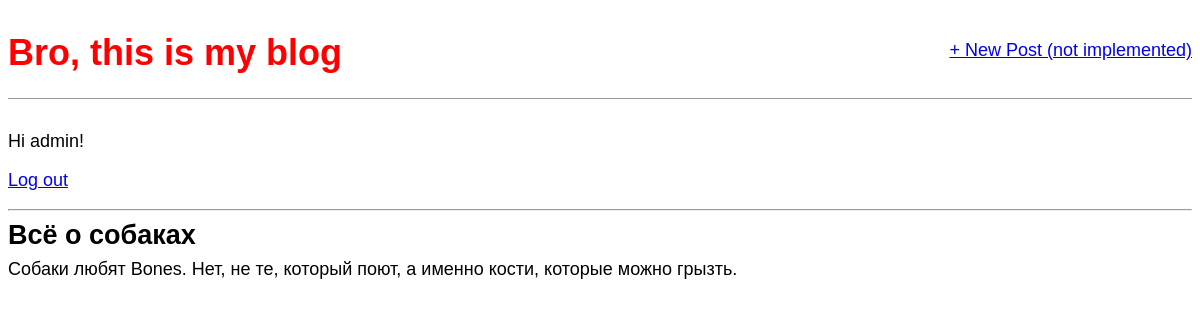
Page /post/2/ (signed in) on the committed database.
### AdminUser/apps/blog/models.py (models this page shows, shortened)
class Post(models.Model):
    title = models.CharField(verbose_name='Заголовок', max_length=200)
    author = models.ForeignKey('auth.User', verbose_name='Автор', on_delete=models.CASCADE,)
    body = models.TextField(verbose_name='Содержание')
    class Meta:
        verbose_name = 'Пост'
        verbose_name_plural = 'Посты'

### AdminUser/apps/blog/views.py (the view)
# urls.py: path('post/<int:pk>/', BlogDetailView.as_view(), name='post'),
class BlogDetailView(DetailView):
    model = Post
    template_name = 'main/post.html'

### AdminUser/templates/main/post.html
{% extends 'main/base.html' %}
{% block content %}
  <div class="post-entry">
    <h2>{{ post.title }}</h2>
    <p>{{ post.body }}</p>
  </div>
{% endblock content %}

### AdminUser/templates/main/base.html (shortened to what this page needs)
{% load static %}
<html>
  <head>
    <link href="{% static 'main/css/base.css' %}" rel="stylesheet">
  </head>
  <body>
    <div>
      <header>
        <div class="nav-left">
          <h1><a href="{% url 'home' %}">Bro, this is my blog</a></h1>
        </div>
        <div class="nav-right">
          <a href="{% url 'home' %}">+ New Post (not implemented)</a>
        </div>
      </header>
      {% if user.is_authenticated %}
        <p>Hi {{ user.username }}!</p>
        <p><a href="{% url 'logout' %}">Log out</a></p>
      {% else %}
        <p>You are not logged in.</p>
        <a>You can </a>
        <a href="{% url 'login' %}">Log In</a>
        <a> or </a>
        <a href="{% url 'signup' %}">Sign Up</a>
      {% endif %}
         <hr />
    {% block content %}
    {% endblock content %}
    </div>
  </body>
</html>

### AdminUser/static/main/css/base.css (style rules this page uses)
body { font-family: 'Source Sans Pro', sans-serif; font-size: 18px; }
header { border-bottom: 1px solid #999; margin-bottom: 2rem; display: flex; }
header h1 a { color: red; text-decoration: none; }
.nav-left { margin-right: auto; }
.nav-right { display: flex; padding-top: 2rem; }
.post-entry { margin-bottom: 2rem; }
.post-entry h2 { margin: 0.5rem 0; }
.post-entry p { margin: 0; font-weight: 400; }

### rows in the picture
Post: title "Всё о собаках", body "Собаки любят Bones. Нет, не те, который поют, а именно кости, которые можно грызть."

### other values in the picture
{{ user.username }} "admin"
